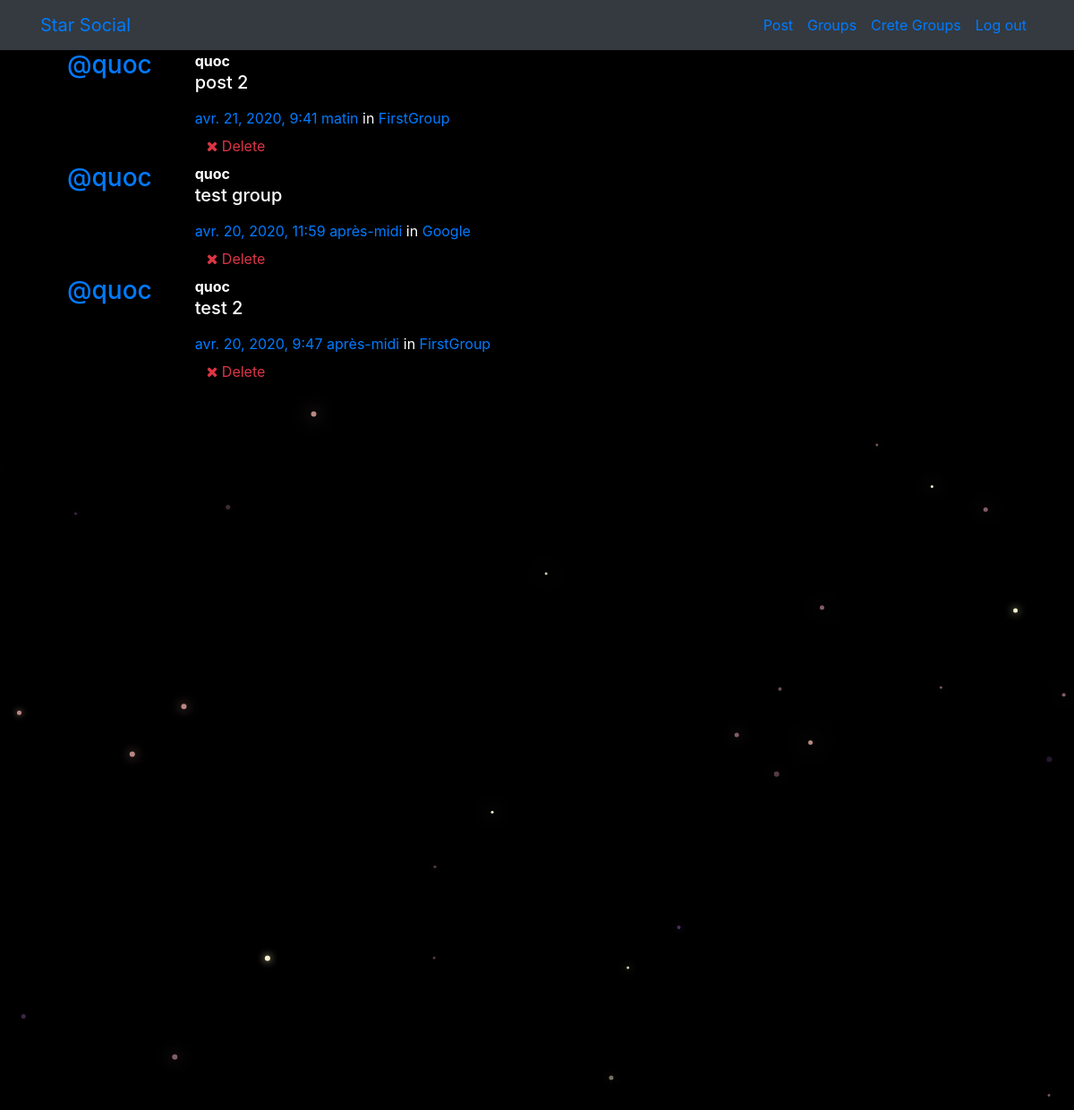
Screenshot of /posts/ (signed in) with the database file from the repository.
### posts/models.py (models this page shows, shortened)
class Post(models.Model):
    user = models.ForeignKey(User, related_name="posts",on_delete=models.CASCADE)
    created_at = models.DateTimeField(auto_now=True)
    message = models.TextField()
    message_html=models.TextField(editable=False)
    group = models.ForeignKey(Group, related_name="posts", null =True, blank=True,on_delete=models.CASCADE)
    class Meta:
        ordering = ["-created_at"]
        unique_together=["user","message"]

### groups/models.py (models this page shows, shortened)
class Group(models.Model):
    name = models.CharField(max_length=255, unique=True)
    slug = models.SlugField(allow_unicode=True, unique=True)
    description = models.TextField(blank=True, default ='')
    description_html = models.TextField(editable=False, blank=True, default='')
    members = models.ManyToManyField(User,through="GroupMember") # Ajout member here when relationship m2m, why not ajout this in Model "User", but is complicated
    class Meta:
        ordering   = ['name']

### posts/views.py (the view)
# urls.py: path('',views.PostList.as_view(), name="all"),
class PostList(SelectRelatedMixin,generic.ListView):
    model = models.Post
    select_related = ('user','group') # If you don't set the select_related class attribute it ultimately has not effect on the class.
    queryset=models.Post.objects.all()
    def get_context_data(self, **kwargs):
         context = super(PostList, self).get_context_data(**kwargs)
         context['user_groups'] = Group.objects.filter(members__in=[self.request.user])
         context['all_groups'] = Group.objects.all()
         return context

### posts/templates/posts/post_list.html (shortened to what this page needs)
{% extends "posts/post_base.html" %}
{% load humanize %}
{% block post_content %}
<div class="col-md-8">
	{% for post in post_list %}
  {% include "posts/_post.html" %}
	{% endfor %}
</div>
{% endblock %}

### posts/templates/posts/_post.html (shortened to what this page needs)
<div class="media">
	<h3 class="mr-5"><a href="{% url 'posts:for_user' username=post.user.username %}">@{{ post.user.username }}</a></h3>
	<div class="media-body">
		<strong>{{ post.user.username }}</strong>
		<h5>{{ post.message_html|safe }}</h5>
			<time class="time"><a href="{% url 'posts:single' username=post.user.username pk=post.pk %}">{{ post.created_at }}</a></time>
			{% if post.group %}
			<span class="group-name">in <a href="#">{{ post.group.name }}</a></span>
			{% endif %}
		<div class="media-footer">
			{% if user.is_authenticated and post.user == user and not hide_delete %}
				<a href="{% url 'posts:delete' pk=post.pk %}" title="delete" class="btn btn-simple">
					<span class="fa fa-remove text-danger" aria-hidden="true"></span>
					<span class="text-danger icon-label">Delete</span>
				</a>
			{% endif %}
		</div>
	</div>
</div>

### static/simplesocial/css/master.css (style rules this page uses)
body { margin: 0; overflow: hidden; background-color: black; color:white; }

### rows the page displays
Post: user.username "quoc", message_html "post 2", created_at "avr. 21, 2020, 9:41 matin", group.name "FirstGroup", shows "Delete"
Post: user.username "quoc", message_html "test group", created_at "avr. 20, 2020, 11:59 après-midi", group.name "Google", shows "Delete"
Post: user.username "quoc", message_html "test 2", created_at "avr. 20, 2020, 9:47 après-midi", group.name "FirstGroup", shows "Delete"
